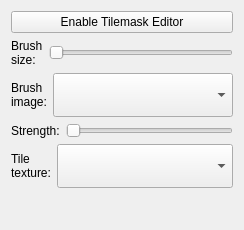
<?xml version="1.0" encoding="UTF-8"?>
<ui version="4.0">
 <class>TilemaskEditorPropertiesView</class>
 <widget class="QWidget" name="TilemaskEditorPropertiesView">
  <property name="geometry">
   <rect>
    <x>0</x>
    <y>0</y>
    <width>244</width>
    <height>230</height>
   </rect>
  </property>
  <property name="windowTitle">
   <string>Form</string>
  </property>
  <layout class="QVBoxLayout" name="verticalLayout">
   <item>
    <widget class="QPushButton" name="buttonEnableTilemaskEditor">
     <property name="text">
      <string>Enable Tilemask Editor</string>
     </property>
    </widget>
   </item>
   <item>
    <widget class="QFrame" name="horizontalFrame">
     <layout class="QHBoxLayout" name="horizontalLayout">
      <property name="margin">
       <number>0</number>
      </property>
      <item>
       <widget class="QLabel" name="label">
        <property name="sizePolicy">
         <sizepolicy hsizetype="Maximum" vsizetype="Preferred">
          <horstretch>0</horstretch>
          <verstretch>0</verstretch>
         </sizepolicy>
        </property>
        <property name="text">
         <string>Brush
size:</string>
        </property>
       </widget>
      </item>
      <item>
       <widget class="QSlider" name="sliderBrushSize">
        <property name="minimum">
         <number>10</number>
        </property>
        <property name="orientation">
         <enum>Qt::Horizontal</enum>
        </property>
       </widget>
      </item>
     </layout>
    </widget>
   </item>
   <item>
    <widget class="QFrame" name="horizontalFrame_2">
     <layout class="QHBoxLayout" name="horizontalLayout_2">
      <property name="margin">
       <number>0</number>
      </property>
      <item>
       <widget class="QLabel" name="label_2">
        <property name="sizePolicy">
         <sizepolicy hsizetype="Maximum" vsizetype="Preferred">
          <horstretch>0</horstretch>
          <verstretch>0</verstretch>
         </sizepolicy>
        </property>
        <property name="text">
         <string>Brush
image:</string>
        </property>
       </widget>
      </item>
      <item>
       <widget class="QComboBox" name="comboBrushImage">
        <property name="minimumSize">
         <size>
          <width>0</width>
          <height>44</height>
         </size>
        </property>
       </widget>
      </item>
     </layout>
    </widget>
   </item>
   <item>
    <widget class="QFrame" name="horizontalFrame_3">
     <layout class="QHBoxLayout" name="horizontalLayout_3">
      <property name="margin">
       <number>0</number>
      </property>
      <item>
       <widget class="QLabel" name="label_3">
        <property name="sizePolicy">
         <sizepolicy hsizetype="Maximum" vsizetype="Preferred">
          <horstretch>0</horstretch>
          <verstretch>0</verstretch>
         </sizepolicy>
        </property>
        <property name="text">
         <string>Strength:</string>
        </property>
       </widget>
      </item>
      <item>
       <widget class="QSlider" name="sliderStrength">
        <property name="minimum">
         <number>0</number>
        </property>
        <property name="maximum">
         <number>60</number>
        </property>
        <property name="orientation">
         <enum>Qt::Horizontal</enum>
        </property>
        <property name="tickPosition">
         <enum>QSlider::NoTicks</enum>
        </property>
        <property name="tickInterval">
         <number>30</number>
        </property>
       </widget>
      </item>
     </layout>
    </widget>
   </item>
   <item>
    <widget class="QFrame" name="horizontalFrame_4">
     <layout class="QHBoxLayout" name="horizontalLayout_4">
      <property name="margin">
       <number>0</number>
      </property>
      <item>
       <widget class="QLabel" name="label_4">
        <property name="sizePolicy">
         <sizepolicy hsizetype="Maximum" vsizetype="Preferred">
          <horstretch>0</horstretch>
          <verstretch>0</verstretch>
         </sizepolicy>
        </property>
        <property name="text">
         <string>Tile
texture:</string>
        </property>
       </widget>
      </item>
      <item>
       <widget class="QComboBox" name="comboTileTexture">
        <property name="minimumSize">
         <size>
          <width>0</width>
          <height>44</height>
         </size>
        </property>
       </widget>
      </item>
     </layout>
    </widget>
   </item>
   <item>
    <spacer name="verticalSpacer">
     <property name="orientation">
      <enum>Qt::Vertical</enum>
     </property>
     <property name="sizeHint" stdset="0">
      <size>
       <width>20</width>
       <height>23</height>
      </size>
     </property>
    </spacer>
   </item>
  </layout>
 </widget>
 <resources/>
 <connections/>
</ui>
